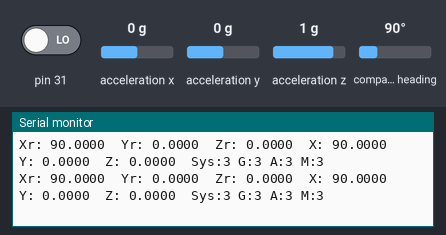
A sketch run on a simulated Arduino Mega 2560, built with avr-gcc and run on an emulated ATmega2560. Shown: the last lines printed to the serial monitor. The test bench sets the inputs (shaded band); at power-on: pin 31 LOW, acceleration x 0 g, acceleration y 0 g, acceleration z 1 g, compass heading 90°.

Above: at 7.3 s.
7.4 s: pin 31 driven HIGH
At 8.34 s:
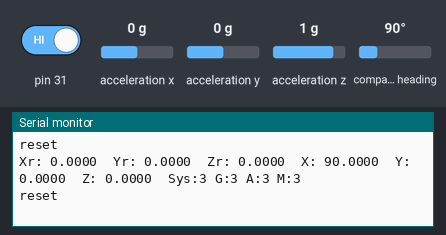
9.0 s: acceleration x set to -1.4 g
At 9.09 s:
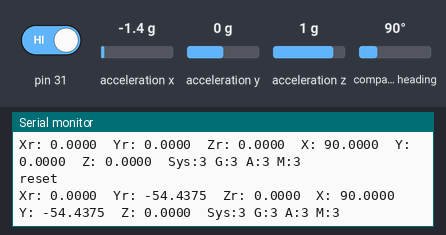
10.5 s: acceleration y set to -1.4 g
At 10.58 s:
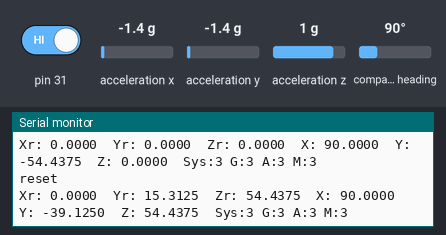
12.0 s: acceleration z set to -1.4 g
At 12.07 s:
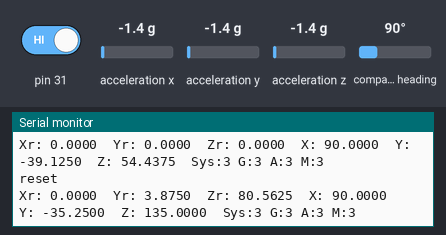
13.5 s: compass heading set to 7°
At 13.56 s:
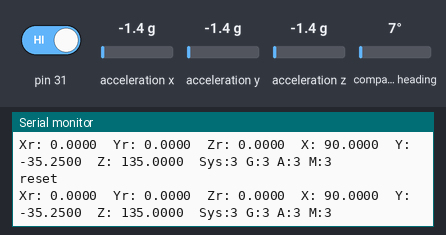
Timing chart, 0 to 16.0 s (numbered marks = the images above; inputs shaded):
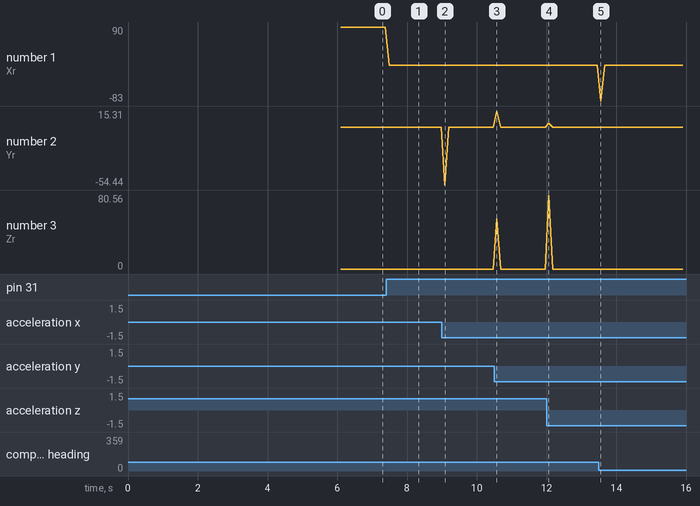

Measured:
- after the input at 7.4 s, the serial monitor: prints a new line after 0.09 s (image 1)
- after the input at 9.0 s, the serial monitor: prints a new line after 0.09 s (image 2)
- after the input at 10.5 s, the serial monitor: prints a new line after 0.08 s (image 3)
- after the input at 12.0 s, the serial monitor: prints a new line after 0.07 s (image 4)

The sketch:

teensyIMU.ino
```cpp
#include <Wire.h>
#include <Adafruit_Sensor.h>
#include <Adafruit_BNO055.h>
#include <utility/imumaths.h>

/* This driver uses the Adafruit unified sensor library (Adafruit_Sensor),
   which provides a common 'type' for sensor data and some helper functions.

   To use this driver you will also need to download the Adafruit_Sensor
   library and include it in your libraries folder.

   You should also assign a unique ID to this sensor for use with
   the Adafruit Sensor API so that you can identify this particular
   sensor in any data logs, etc.  To assign a unique ID, simply
   provide an appropriate value in the constructor below (12345
   is used by default in this example).

   Connections
   ===========
   Connect SCL to 19
   Connect SDA to 18
   Connect VDD to 3-5V DC (depending on your board's logic level)
   Connect GROUND to common ground

   History
   =======
   2015/MAR/03  - First release (KTOWN)
   2015/AUG/27  - Added calibration and system status helpers
*/

/* Set the delay between fresh samples */
#define BNO055_SAMPLERATE_DELAY_MS (100)

// Check I2C device address and correct line below (by default address is 0x29 or 0x28)
//                                   id, address
Adafruit_BNO055 bno = Adafruit_BNO055(55, 0x28, &Wire);
float w = 0;
float x = 0;
float y = 0;
float z = 0;

/**************************************************************************/
/*
    Display sensor calibration status
*/
/**************************************************************************/
void displayCalStatus(void)
{
  /* Get the four calibration values (0..3) */
  /* Any sensor data reporting 0 should be ignored, */
  /* 3 means 'fully calibrated" */
  uint8_t system, gyro, accel, mag;
  system = gyro = accel = mag = 0;
  bno.getCalibration(&system, &gyro, &accel, &mag);

  /* The data should be ignored until the system calibration is > 0 */
  Serial.print("\t");
  if (!system)
  {
    Serial.print("! ");
  }

  /* Display the individual values */
  Serial.print("Sys:");
  Serial.print(system, DEC);
  Serial.print(" G:");
  Serial.print(gyro, DEC);
  Serial.print(" A:");
  Serial.print(accel, DEC);
  Serial.print(" M:");
  Serial.print(mag, DEC);
}

/**************************************************************************/
/*
    Arduino setup function (automatically called at startup)
*/
/**************************************************************************/
void setup(void)
{
  Serial.begin(115200);

  while (!Serial) delay(10);  // wait for serial port to open!

  Serial.println("Orientation Sensor Test"); Serial.println("");

  /* Initialise the sensor */
  if(!bno.begin())
  {
    /* There was a problem detecting the BNO055 ... check your connections */
    Serial.print("Ooops, no BNO055 detected ... Check your wiring or I2C ADDR!");
    while(1);
  }

  delay(1000);

  bno.setExtCrystalUse(true);

  Calibrate();
}

/**************************************************************************/
/*
    Euler Coord
*/
/**************************************************************************/
void loop(void)
{
  /* Get a new sensor event */
  sensors_event_t event;
  bno.getEvent(&event);

  /* Display the floating point data */

  if(event.orientation.x - x >= 360){
    Serial.print("Xr: ");
    Serial.print(event.orientation.x - x - 360, 4);
  }else{
    Serial.print("Xr: ");
    Serial.print(event.orientation.x - x, 4);
  }


  //fix this bullshit ass code
  if(event.orientation.y - y >= 90){
    Serial.print("\tYr: ");
    Serial.print(90 - (event.orientation.y - y - 90), 4);
  }else if(event.orientation.y - y <=-90){
    Serial.print("\tYr: ");
    Serial.print(-90 - (event.orientation.y - y + 90), 4);
  }else{
    Serial.print("\tYr: ");
    Serial.print(event.orientation.y - y, 4);
  }


  if(event.orientation.z - z <= -180){
    Serial.print("\tZr: ");
    Serial.print(event.orientation.z - z + 360, 4);
  }else if(event.orientation.z - z >= 180){
    Serial.print("\tZr: ");
    Serial.print(event.orientation.z - z - 360, 4);
  }else{
    Serial.print("\tZr: ");
    Serial.print(event.orientation.z - z, 4);
  }


  Serial.print("\tX: ");
  Serial.print(event.orientation.x , 4);
  Serial.print("\tY: ");
  Serial.print(event.orientation.y, 4);
  Serial.print("\tZ: ");
  Serial.print(event.orientation.z, 4);
  /* Optional: Display calibration status */
  displayCalStatus();

  /* New line for the next sample */
  Serial.println("");
  /* Wait the specified delay before requesting nex data */
  delay(BNO055_SAMPLERATE_DELAY_MS);


  // look for pot value to begin a zero out
  if(digitalRead(31)){
    CalibrateEuler(event);
  }

}

void CalibrateEuler(sensors_event_t e){
  Serial.println("reset");
  x = e.orientation.x;

  y = e.orientation.y;
  z = e.orientation.z;
}

void Calibrate(void){
  bool isCalibrated = false;
  while(!isCalibrated){
    uint8_t system, gyro, accel, mag;
    system = gyro = accel = mag = 0;
    bno.getCalibration(&system, &gyro, &accel, &mag);

    /* The data should be ignored until the system calibration is > 0 */
    Serial.print("\t");
    if (!system)
    {
      Serial.print("! ");
    }

    sensors_event_t event;
    bno.getEvent(&event);

    /* Display the individual values */
    Serial.print("Sys:");
    Serial.print(system, DEC);
    Serial.print(" G:");
    Serial.print(gyro, DEC);
    Serial.print(" A:");
    Serial.print(accel, DEC);
    Serial.print(" M:");
    Serial.print(mag, DEC);

    Serial.print("\tX: ");
    Serial.print(event.orientation.x , 4);
    Serial.print("\tY: ");
    Serial.print(event.orientation.y, 4);
    Serial.print("\tZ: ");
    Serial.print(event.orientation.z, 4);

    Serial.println("");


    delay(BNO055_SAMPLERATE_DELAY_MS);

    if((system == 3) && (gyro == 3) && (mag == 3)){  //accel calibration is ignored because it's buggy asf
      Serial.println("\nCalibration Complete\n");
      delay(5000);
      isCalibrated = true;
    }
  }
}
```
